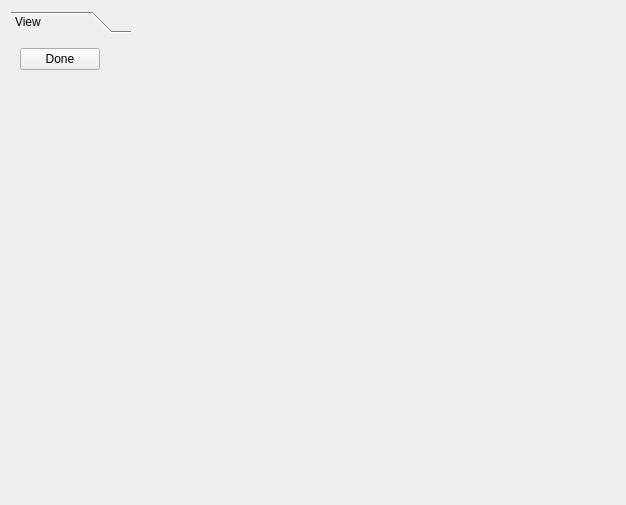
<?xml version="1.0" encoding="UTF-8"?>
<ui version="4.0">
 <class>PlainModelViewerWidget</class>
 <widget class="QWidget" name="PlainModelViewerWidget">
  <property name="geometry">
   <rect>
    <x>0</x>
    <y>0</y>
    <width>626</width>
    <height>505</height>
   </rect>
  </property>
  <property name="windowTitle">
   <string>Plain Model Viewer Widget</string>
  </property>
  <layout class="QHBoxLayout" name="horizontalLayout">
   <item>
    <widget class="QToolBox" name="toolBox">
     <property name="sizePolicy">
      <sizepolicy hsizetype="Preferred" vsizetype="Preferred">
       <horstretch>1</horstretch>
       <verstretch>0</verstretch>
      </sizepolicy>
     </property>
     <property name="currentIndex">
      <number>0</number>
     </property>
     <widget class="QWidget" name="pageView">
      <property name="geometry">
       <rect>
        <x>0</x>
        <y>0</y>
        <width>118</width>
        <height>450</height>
       </rect>
      </property>
      <attribute name="label">
       <string>View</string>
      </attribute>
      <layout class="QVBoxLayout" name="verticalLayout">
       <item>
        <layout class="QHBoxLayout" name="horizontalLayout_2">
         <item>
          <widget class="QPushButton" name="pushButtonDone">
           <property name="text">
            <string>Done</string>
           </property>
          </widget>
         </item>
         <item>
          <spacer name="horizontalSpacer">
           <property name="orientation">
            <enum>Qt::Horizontal</enum>
           </property>
           <property name="sizeHint" stdset="0">
            <size>
             <width>40</width>
             <height>20</height>
            </size>
           </property>
          </spacer>
         </item>
        </layout>
       </item>
       <item>
        <spacer name="verticalSpacer">
         <property name="orientation">
          <enum>Qt::Vertical</enum>
         </property>
         <property name="sizeHint" stdset="0">
          <size>
           <width>20</width>
           <height>381</height>
          </size>
         </property>
        </spacer>
       </item>
      </layout>
     </widget>
    </widget>
   </item>
   <item>
    <widget class="SceneviewerWidget" name="widgetZinc" native="true">
     <property name="sizePolicy">
      <sizepolicy hsizetype="Preferred" vsizetype="Preferred">
       <horstretch>4</horstretch>
       <verstretch>0</verstretch>
      </sizepolicy>
     </property>
    </widget>
   </item>
  </layout>
 </widget>
 <customwidgets>
  <customwidget>
   <class>SceneviewerWidget</class>
   <extends>QWidget</extends>
   <header>cmlibs/widgets/sceneviewerwidget.h</header>
   <container>1</container>
  </customwidget>
 </customwidgets>
 <resources/>
 <connections/>
</ui>
